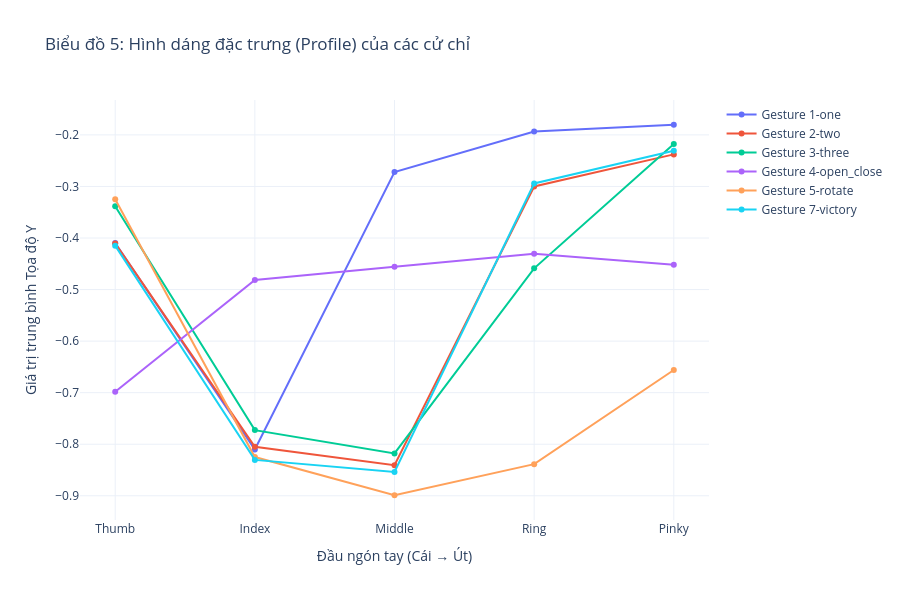

Notebook cell for this chart:
### Markdown cell above
---

# <a id="7.-Phân-tích-Chữ-ký-đặc-trưng"></a>7. ✍️ Phân tích Chữ ký đặc trưng (Mean Profile)

### Code cell
# Tính trung bình tọa độ cho mỗi nhãn
df_grouped = df.groupby('label').mean()

# Chọn các điểm đại diện cho 5 đầu ngón tay (y-axis)
fingertip_coords = ['p4_y', 'p8_y', 'p12_y', 'p16_y', 'p20_y']
df_fingers = df_grouped[fingertip_coords].T

# Tên ngón tay cho đẹp
finger_names = ["Thumb", "Index", "Middle", "Ring", "Pinky"]

fig = go.Figure()

for column in df_fingers.columns:
    fig.add_trace(
        go.Scatter(
            x=finger_names,
            y=df_fingers[column],
            mode="lines+markers",
            name=f"Gesture {column}"
        )
    )

fig.update_layout(
    title="Biểu đồ 5: Hình dáng đặc trưng (Profile) của các cử chỉ",
    xaxis_title="Đầu ngón tay (Cái → Út)",
    yaxis_title="Giá trị trung bình Tọa độ Y",
    template="plotly_white",
    width=900,
    height=600
)

fig.show()
fig.write_image(f"{IMAGE_DIR}/05_mean_profile.png")

### Figure 1 — Plotly figure (JSON) as saved in the notebook; plotly's stock layout.template omitted (floating-point values rounded to 4 significant figures)
{"data": [{"mode": "lines+markers", "name": "Gesture 1-one", "type": "scatter", "x": ["Thumb", "Index", "Middle", "Ring", "Pinky"], "y": [-0.4098, -0.8102, -0.2721, -0.1935, -0.1803]}, {"mode": "lines+markers", "name": "Gesture 2-two", "type": "scatter", "x": ["Thumb", "Index", "Middle", "Ring", "Pinky"], "y": [-0.4105, -0.8048, -0.8407, -0.3, -0.2378]}, {"mode": "lines+markers", "name": "Gesture 3-three", "type": "scatter", "x": ["Thumb", "Index", "Middle", "Ring", "Pinky"], "y": [-0.3384, -0.7726, -0.8178, -0.4589, -0.2176]}, {"mode": "lines+markers", "name": "Gesture 4-open_close", "type": "scatter", "x": ["Thumb", "Index", "Middle", "Ring", "Pinky"], "y": [-0.6983, -0.4815, -0.4556, -0.4306, -0.4521]}, {"mode": "lines+markers", "name": "Gesture 5-rotate", "type": "scatter", "x": ["Thumb", "Index", "Middle", "Ring", "Pinky"], "y": [-0.3249, -0.8249, -0.899, -0.8387, -0.656]}, {"mode": "lines+markers", "name": "Gesture 7-victory", "type": "scatter", "x": ["Thumb", "Index", "Middle", "Ring", "Pinky"], "y": [-0.4148, -0.8304, -0.8536, -0.2942, -0.2309]}], "layout": {"height": 600, "title": {"text": "Biểu đồ 5: Hình dáng đặc trưng (Profile) của các cử chỉ"}, "width": 900, "xaxis": {"title": {"text": "Đầu ngón tay (Cái → Út)"}}, "yaxis": {"title": {"text": "Giá trị trung bình Tọa độ Y"}}}}
